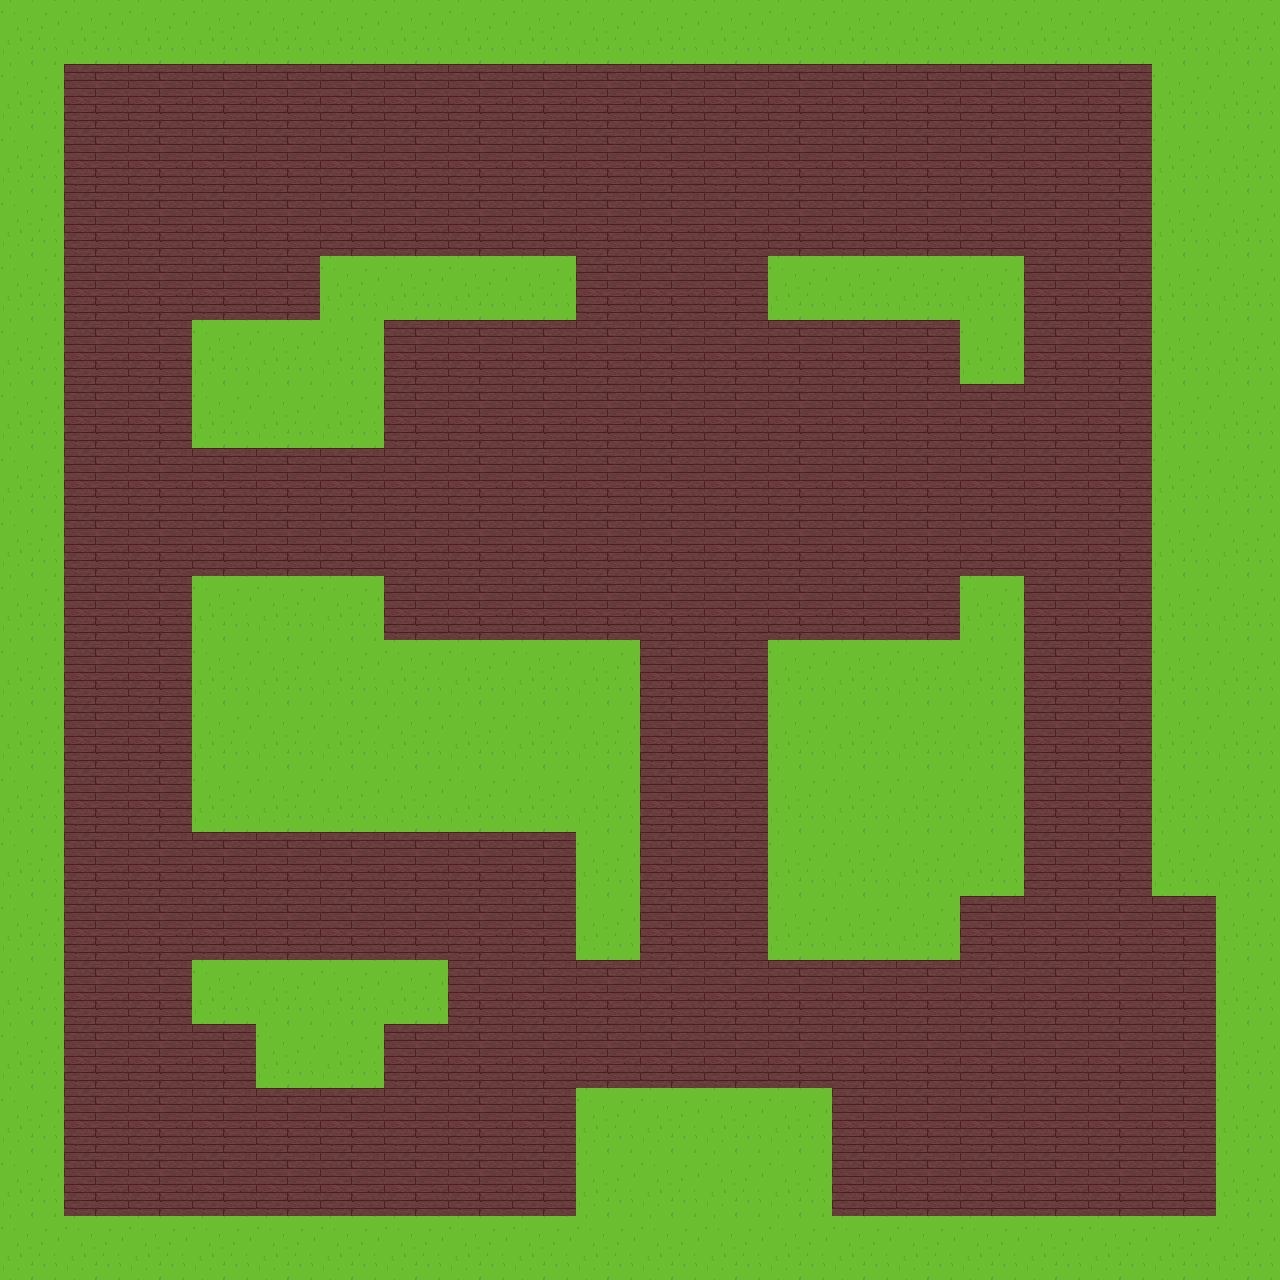

The image is a tile-based game level rendered from a .tmx file. Its description and source (layers, tilesets, objects; grid data summarised) follow:
An orthogonal 20x20 tile map with 64x64 px tiles, 2 tile layers (background, ground) and 47 objects.

<map version="1.0" tiledversion="2018.01.16" orientation="orthogonal" renderorder="right-down" width="20" height="20" tilewidth="64" tileheight="64" infinite="0" nextobjectid="51">
 <tileset firstgid="1" source="mapTileSet.tsx" />
 <layer name="background" width="20" height="20">
  <data>[400 cells, 400 non-empty, 1 distinct tile ids]</data>
 </layer>
 <layer name="ground" width="20" height="20">
  <data>[400 cells, 236 non-empty, 1 distinct tile ids]</data>
 </layer>
 <objectgroup name="collision">
  <object id="2" x="64.75" y="49.6667" width="1087.25" height="13.8333" />
  <object id="5" x="1152" y="63" width="64" height="832.5" />
  <object id="6" x="1216.5" y="895.5" width="25.5" height="320.5" />
  <object id="7" x="831.25" y="1215.75" width="384.5" height="9" />
  <object id="8" x="824.25" y="1088.25" width="7" height="127" />
  <object id="9" x="576" y="1088" width="248.5" height="8.33333" />
  <object id="10" x="576" y="1096.33" width="4" height="119.333" />
  <object id="11" x="63.6667" y="1215.67" width="512.333" height="6.66667" />
  <object id="12" x="58.5" y="63.25" width="5.16667" height="1152.42" />
  <object id="13" x="192" y="319.818" width="127.333" height="5.51515" />
  <object id="14" x="319.667" y="256" width="8.66667" height="63.3333" />
  <object id="15" x="328.333" y="256" width="247.667" height="9" />
  <object id="16" x="568.333" y="265" width="7.66667" height="54.6667" />
  <object id="17" x="383.667" y="313" width="184.667" height="6.66667" />
  <object id="18" x="374.333" y="319.333" width="9.33333" height="128.333" />
  <object id="19" x="192" y="443.333" width="182.333" height="4.33333" />
  <object id="20" x="192" y="325.667" width="8.33333" height="117.667" />
  <object id="21" x="768.5" y="256" width="254.5" height="8.5" />
  <object id="22" x="1015" y="264.5" width="8" height="119" />
  <object id="23" x="960" y="376.5" width="55" height="7" />
  <object id="24" x="960" y="319.5" width="3.5" height="57" />
  <object id="25" x="768" y="313" width="191.5" height="7" />
  <object id="26" x="768" y="265" width="6.5" height="48" />
  <object id="27" x="768" y="640.5" width="11.5" height="318.5" />
  <object id="28" x="779.5" y="640.5" width="181" height="5.5" />
  <object id="29" x="959.5" y="576.5" width="6" height="63" />
  <object id="30" x="966" y="576.5" width="57" height="5.5" />
  <object id="31" x="1014.5" y="582" width="8.5" height="314" />
  <object id="32" x="959.5" y="890" width="55" height="6" />
  <object id="33" x="952.5" y="890" width="7" height="70" />
  <object id="34" x="780.5" y="952" width="172" height="8" />
  <object id="35" x="636" y="640" width="4" height="319.5" />
  <object id="36" x="576" y="953.5" width="60" height="6" />
  <object id="37" x="576" y="832" width="6" height="121.5" />
  <object id="38" x="192" y="823" width="383.5" height="8" />
  <object id="39" x="192" y="576.5" width="9.5" height="246.5" />
  <object id="40" x="201.5" y="576.5" width="182" height="10" />
  <object id="41" x="377.5" y="586.5" width="6" height="53.5" />
  <object id="42" x="383.5" y="640" width="252.5" height="3.5" />
  <object id="43" x="192.5" y="960.5" width="255" height="5.5" />
  <object id="44" x="441" y="966" width="6.5" height="57" />
  <object id="45" x="385" y="1019" width="56" height="4" />
  <object id="46" x="378.5" y="1022.5" width="4.5" height="64.5" />
  <object id="47" x="256.5" y="1082" width="122" height="5" />
  <object id="48" x="256" y="1023.5" width="4" height="58.5" />
  <object id="49" x="192.5" y="1018" width="62.5" height="6" />
  <object id="50" x="192.5" y="966" width="6.5" height="52" />
 </objectgroup>
</map>